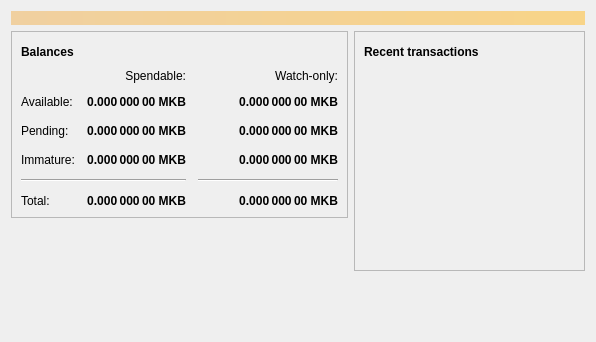
<?xml version="1.0" encoding="UTF-8"?>
<ui version="4.0">
 <class>OverviewPage</class>
 <widget class="QWidget" name="OverviewPage">
  <property name="geometry">
   <rect>
    <x>0</x>
    <y>0</y>
    <width>596</width>
    <height>342</height>
   </rect>
  </property>
  <property name="windowTitle">
   <string>Form</string>
  </property>
  <layout class="QVBoxLayout" name="topLayout">
   <item>
    <widget class="QLabel" name="labelAlerts">
     <property name="visible">
      <bool>false</bool>
     </property>
     <property name="styleSheet">
      <string notr="true">QLabel { background-color: qlineargradient(x1: 0, y1: 0, x2: 1, y2: 0, stop:0 #F0D0A0, stop:1 #F8D488); color:#000000; }</string>
     </property>
     <property name="wordWrap">
      <bool>true</bool>
     </property>
     <property name="margin">
      <number>3</number>
     </property>
     <property name="textInteractionFlags">
      <set>Qt::TextSelectableByMouse</set>
     </property>
    </widget>
   </item>
   <item>
    <layout class="QHBoxLayout" name="horizontalLayout" stretch="1,1">
     <item>
      <layout class="QVBoxLayout" name="verticalLayout_2">
       <item>
        <widget class="QFrame" name="frame">
         <property name="frameShape">
          <enum>QFrame::StyledPanel</enum>
         </property>
         <property name="frameShadow">
          <enum>QFrame::Raised</enum>
         </property>
         <layout class="QVBoxLayout" name="verticalLayout_4">
          <item>
           <layout class="QHBoxLayout" name="horizontalLayout_4">
            <item>
             <widget class="QLabel" name="label_5">
              <property name="font">
               <font>
                <weight>75</weight>
                <bold>true</bold>
               </font>
              </property>
              <property name="text">
               <string>Balances</string>
              </property>
             </widget>
            </item>
            <item>
             <widget class="QPushButton" name="labelWalletStatus">
              <property name="enabled">
               <bool>true</bool>
              </property>
              <property name="maximumSize">
               <size>
                <width>30</width>
                <height>16777215</height>
               </size>
              </property>
              <property name="toolTip">
               <string>The displayed information may be out of date. Your wallet automatically synchronizes with the Moonkabobcoin network after a connection is established, but this process has not completed yet.</string>
              </property>
              <property name="text">
               <string/>
              </property>
              <property name="icon">
               <iconset resource="../bitcoin.qrc">
                <normaloff>:/icons/warning</normaloff>
                <disabledoff>:/icons/warning</disabledoff>:/icons/warning</iconset>
              </property>
              <property name="iconSize">
               <size>
                <width>24</width>
                <height>24</height>
               </size>
              </property>
              <property name="flat">
               <bool>true</bool>
              </property>
             </widget>
            </item>
            <item>
             <spacer name="horizontalSpacer_3">
              <property name="orientation">
               <enum>Qt::Horizontal</enum>
              </property>
              <property name="sizeHint" stdset="0">
               <size>
                <width>40</width>
                <height>20</height>
               </size>
              </property>
             </spacer>
            </item>
           </layout>
          </item>
          <item>
           <layout class="QGridLayout" name="gridLayout">
            <property name="spacing">
             <number>12</number>
            </property>
            <item row="2" column="2">
             <widget class="QLabel" name="labelWatchPending">
              <property name="font">
               <font>
                <weight>75</weight>
                <bold>true</bold>
               </font>
              </property>
              <property name="cursor">
               <cursorShape>IBeamCursor</cursorShape>
              </property>
              <property name="toolTip">
               <string>Unconfirmed transactions to watch-only addresses</string>
              </property>
              <property name="text">
               <string notr="true">0.000 000 00 MKB</string>
              </property>
              <property name="alignment">
               <set>Qt::AlignRight|Qt::AlignTrailing|Qt::AlignVCenter</set>
              </property>
              <property name="textInteractionFlags">
               <set>Qt::LinksAccessibleByMouse|Qt::TextSelectableByKeyboard|Qt::TextSelectableByMouse</set>
              </property>
             </widget>
            </item>
            <item row="2" column="1">
             <widget class="QLabel" name="labelUnconfirmed">
              <property name="font">
               <font>
                <weight>75</weight>
                <bold>true</bold>
               </font>
              </property>
              <property name="cursor">
               <cursorShape>IBeamCursor</cursorShape>
              </property>
              <property name="toolTip">
               <string>Total of transactions that have yet to be confirmed, and do not yet count toward the spendable balance</string>
              </property>
              <property name="text">
               <string notr="true">0.000 000 00 MKB</string>
              </property>
              <property name="alignment">
               <set>Qt::AlignRight|Qt::AlignTrailing|Qt::AlignVCenter</set>
              </property>
              <property name="textInteractionFlags">
               <set>Qt::LinksAccessibleByMouse|Qt::TextSelectableByKeyboard|Qt::TextSelectableByMouse</set>
              </property>
             </widget>
            </item>
            <item row="3" column="2">
             <widget class="QLabel" name="labelWatchImmature">
              <property name="font">
               <font>
                <weight>75</weight>
                <bold>true</bold>
               </font>
              </property>
              <property name="cursor">
               <cursorShape>IBeamCursor</cursorShape>
              </property>
              <property name="toolTip">
               <string>Mined balance in watch-only addresses that has not yet matured</string>
              </property>
              <property name="text">
               <string notr="true">0.000 000 00 MKB</string>
              </property>
              <property name="alignment">
               <set>Qt::AlignRight|Qt::AlignTrailing|Qt::AlignVCenter</set>
              </property>
              <property name="textInteractionFlags">
               <set>Qt::LinksAccessibleByMouse|Qt::TextSelectableByKeyboard|Qt::TextSelectableByMouse</set>
              </property>
             </widget>
            </item>
            <item row="4" column="0" colspan="2">
             <widget class="Line" name="line">
              <property name="orientation">
               <enum>Qt::Horizontal</enum>
              </property>
             </widget>
            </item>
            <item row="4" column="2">
             <widget class="Line" name="lineWatchBalance">
              <property name="sizePolicy">
               <sizepolicy hsizetype="Preferred" vsizetype="Fixed">
                <horstretch>0</horstretch>
                <verstretch>0</verstretch>
               </sizepolicy>
              </property>
              <property name="minimumSize">
               <size>
                <width>140</width>
                <height>0</height>
               </size>
              </property>
              <property name="orientation">
               <enum>Qt::Horizontal</enum>
              </property>
             </widget>
            </item>
            <item row="5" column="0">
             <widget class="QLabel" name="labelTotalText">
              <property name="text">
               <string>Total:</string>
              </property>
             </widget>
            </item>
            <item row="3" column="1">
             <widget class="QLabel" name="labelImmature">
              <property name="font">
               <font>
                <weight>75</weight>
                <bold>true</bold>
               </font>
              </property>
              <property name="cursor">
               <cursorShape>IBeamCursor</cursorShape>
              </property>
              <property name="toolTip">
               <string>Mined balance that has not yet matured</string>
              </property>
              <property name="text">
               <string notr="true">0.000 000 00 MKB</string>
              </property>
              <property name="alignment">
               <set>Qt::AlignRight|Qt::AlignTrailing|Qt::AlignVCenter</set>
              </property>
              <property name="textInteractionFlags">
               <set>Qt::LinksAccessibleByMouse|Qt::TextSelectableByKeyboard|Qt::TextSelectableByMouse</set>
              </property>
             </widget>
            </item>
            <item row="2" column="3">
             <spacer name="horizontalSpacer_2">
              <property name="orientation">
               <enum>Qt::Horizontal</enum>
              </property>
              <property name="sizeHint" stdset="0">
               <size>
                <width>40</width>
                <height>20</height>
               </size>
              </property>
             </spacer>
            </item>
            <item row="3" column="0">
             <widget class="QLabel" name="labelImmatureText">
              <property name="text">
               <string>Immature:</string>
              </property>
             </widget>
            </item>
            <item row="5" column="1">
             <widget class="QLabel" name="labelTotal">
              <property name="font">
               <font>
                <weight>75</weight>
                <bold>true</bold>
               </font>
              </property>
              <property name="cursor">
               <cursorShape>IBeamCursor</cursorShape>
              </property>
              <property name="toolTip">
               <string>Your current total balance</string>
              </property>
              <property name="text">
               <string notr="true">0.000 000 00 MKB</string>
              </property>
              <property name="alignment">
               <set>Qt::AlignRight|Qt::AlignTrailing|Qt::AlignVCenter</set>
              </property>
              <property name="textInteractionFlags">
               <set>Qt::LinksAccessibleByMouse|Qt::TextSelectableByKeyboard|Qt::TextSelectableByMouse</set>
              </property>
             </widget>
            </item>
            <item row="5" column="2">
             <widget class="QLabel" name="labelWatchTotal">
              <property name="font">
               <font>
                <weight>75</weight>
                <bold>true</bold>
               </font>
              </property>
              <property name="cursor">
               <cursorShape>IBeamCursor</cursorShape>
              </property>
              <property name="toolTip">
               <string>Current total balance in watch-only addresses</string>
              </property>
              <property name="text">
               <string notr="true">0.000 000 00 MKB</string>
              </property>
              <property name="alignment">
               <set>Qt::AlignRight|Qt::AlignTrailing|Qt::AlignVCenter</set>
              </property>
              <property name="textInteractionFlags">
               <set>Qt::LinksAccessibleByMouse|Qt::TextSelectableByKeyboard|Qt::TextSelectableByMouse</set>
              </property>
             </widget>
            </item>
            <item row="0" column="2">
             <widget class="QLabel" name="labelWatchonly">
              <property name="text">
               <string>Watch-only:</string>
              </property>
              <property name="alignment">
               <set>Qt::AlignRight|Qt::AlignTrailing|Qt::AlignVCenter</set>
              </property>
             </widget>
            </item>
            <item row="1" column="0">
             <widget class="QLabel" name="labelBalanceText">
              <property name="text">
               <string>Available:</string>
              </property>
             </widget>
            </item>
            <item row="1" column="1">
             <widget class="QLabel" name="labelBalance">
              <property name="font">
               <font>
                <weight>75</weight>
                <bold>true</bold>
               </font>
              </property>
              <property name="cursor">
               <cursorShape>IBeamCursor</cursorShape>
              </property>
              <property name="toolTip">
               <string>Your current spendable balance</string>
              </property>
              <property name="text">
               <string notr="true">0.000 000 00 MKB</string>
              </property>
              <property name="alignment">
               <set>Qt::AlignRight|Qt::AlignTrailing|Qt::AlignVCenter</set>
              </property>
              <property name="textInteractionFlags">
               <set>Qt::LinksAccessibleByMouse|Qt::TextSelectableByKeyboard|Qt::TextSelectableByMouse</set>
              </property>
             </widget>
            </item>
            <item row="1" column="2">
             <widget class="QLabel" name="labelWatchAvailable">
              <property name="font">
               <font>
                <weight>75</weight>
                <bold>true</bold>
               </font>
              </property>
              <property name="cursor">
               <cursorShape>IBeamCursor</cursorShape>
              </property>
              <property name="toolTip">
               <string>Your current balance in watch-only addresses</string>
              </property>
              <property name="text">
               <string notr="true">0.000 000 00 MKB</string>
              </property>
              <property name="alignment">
               <set>Qt::AlignRight|Qt::AlignTrailing|Qt::AlignVCenter</set>
              </property>
              <property name="textInteractionFlags">
               <set>Qt::LinksAccessibleByMouse|Qt::TextSelectableByKeyboard|Qt::TextSelectableByMouse</set>
              </property>
             </widget>
            </item>
            <item row="2" column="0">
             <widget class="QLabel" name="labelPendingText">
              <property name="text">
               <string>Pending:</string>
              </property>
             </widget>
            </item>
            <item row="0" column="1">
             <widget class="QLabel" name="labelSpendable">
              <property name="text">
               <string>Spendable:</string>
              </property>
              <property name="alignment">
               <set>Qt::AlignRight|Qt::AlignTrailing|Qt::AlignVCenter</set>
              </property>
             </widget>
            </item>
           </layout>
          </item>
         </layout>
        </widget>
       </item>
       <item>
        <spacer name="verticalSpacer">
         <property name="orientation">
          <enum>Qt::Vertical</enum>
         </property>
         <property name="sizeHint" stdset="0">
          <size>
           <width>20</width>
           <height>40</height>
          </size>
         </property>
        </spacer>
       </item>
      </layout>
     </item>
     <item>
      <layout class="QVBoxLayout" name="verticalLayout_3">
       <item>
        <widget class="QFrame" name="frame_2">
         <property name="frameShape">
          <enum>QFrame::StyledPanel</enum>
         </property>
         <property name="frameShadow">
          <enum>QFrame::Raised</enum>
         </property>
         <layout class="QVBoxLayout" name="verticalLayout">
          <item>
           <layout class="QHBoxLayout" name="horizontalLayout_2">
            <item>
             <widget class="QLabel" name="label_4">
              <property name="font">
               <font>
                <weight>75</weight>
                <bold>true</bold>
               </font>
              </property>
              <property name="text">
               <string>Recent transactions</string>
              </property>
             </widget>
            </item>
            <item>
             <widget class="QPushButton" name="labelTransactionsStatus">
              <property name="enabled">
               <bool>true</bool>
              </property>
              <property name="maximumSize">
               <size>
                <width>30</width>
                <height>16777215</height>
               </size>
              </property>
              <property name="toolTip">
               <string>The displayed information may be out of date. Your wallet automatically synchronizes with the Moonkabobcoin network after a connection is established, but this process has not completed yet.</string>
              </property>
              <property name="text">
               <string/>
              </property>
              <property name="icon">
               <iconset resource="../bitcoin.qrc">
                <normaloff>:/icons/warning</normaloff>
                <disabledoff>:/icons/warning</disabledoff>:/icons/warning</iconset>
              </property>
              <property name="iconSize">
               <size>
                <width>24</width>
                <height>24</height>
               </size>
              </property>
              <property name="flat">
               <bool>true</bool>
              </property>
             </widget>
            </item>
            <item>
             <spacer name="horizontalSpacer">
              <property name="orientation">
               <enum>Qt::Horizontal</enum>
              </property>
              <property name="sizeHint" stdset="0">
               <size>
                <width>40</width>
                <height>20</height>
               </size>
              </property>
             </spacer>
            </item>
           </layout>
          </item>
          <item>
           <widget class="QListView" name="listTransactions">
            <property name="styleSheet">
             <string notr="true">QListView { background: transparent; }</string>
            </property>
            <property name="frameShape">
             <enum>QFrame::NoFrame</enum>
            </property>
            <property name="verticalScrollBarPolicy">
             <enum>Qt::ScrollBarAlwaysOff</enum>
            </property>
            <property name="horizontalScrollBarPolicy">
             <enum>Qt::ScrollBarAlwaysOff</enum>
            </property>
            <property name="selectionMode">
             <enum>QAbstractItemView::NoSelection</enum>
            </property>
           </widget>
          </item>
         </layout>
        </widget>
       </item>
       <item>
        <spacer name="verticalSpacer_2">
         <property name="orientation">
          <enum>Qt::Vertical</enum>
         </property>
         <property name="sizeHint" stdset="0">
          <size>
           <width>20</width>
           <height>40</height>
          </size>
         </property>
        </spacer>
       </item>
      </layout>
     </item>
    </layout>
   </item>
  </layout>
 </widget>
 <resources/>
 <connections/>
</ui>
